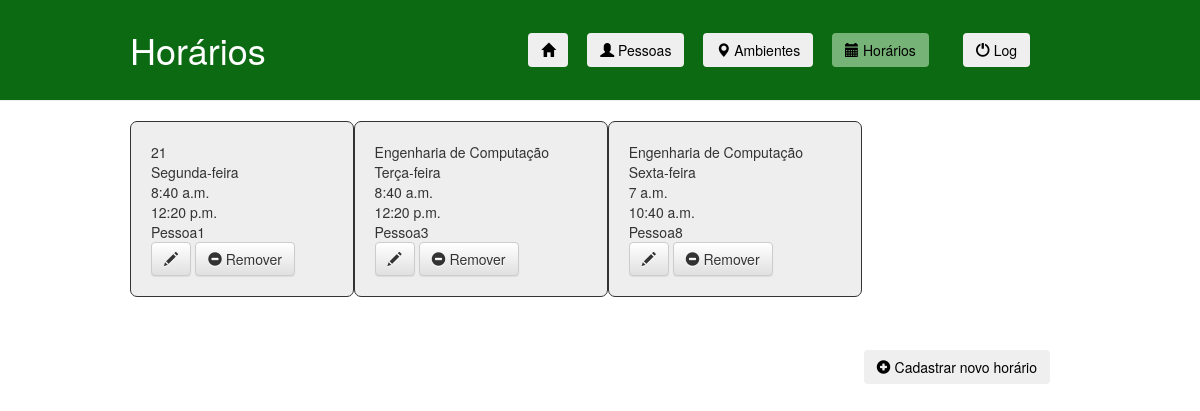
Before: /schedules.html with the older database file.
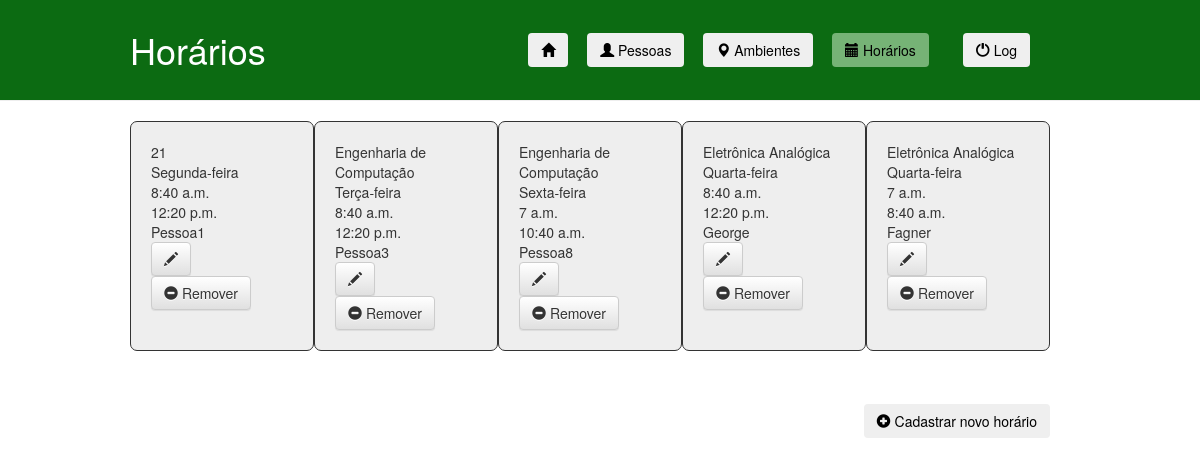
After: the same page with the newer database file.
### ifaccapp/models.py (models this page shows, shortened)
class Schedule(models.Model):
    DOMINGO = 'Domingo'
    SEGUNDA = 'Segunda-feira'
    TERCA = 'Terça-feira'
    QUARTA = 'Quarta-feira'
    QUINTA = 'Quinta-feira'
    SEXTA = 'Sexta-feira'
    SABADO = 'Sábado'
    DAY_CHOICES = (
        (DOMINGO, 'Domingo'),
        (SEGUNDA, 'Segunda-feira'),
        (TERCA, 'Terça-feira'),
        (QUARTA, 'Quarta-feira'),
        (QUINTA, 'Quinta-feira'),
        (SEXTA, 'Sexta-feira'),
        (SABADO, 'Sábado'),
    )
    day = models.TextField(null=True, max_length=50, choices=DAY_CHOICES, verbose_name="Dia")
    entryTime = models.TimeField(null=True, verbose_name="Hora de entrada")
    exitTime = models.TimeField(null=True, verbose_name="Hora de saída")
    person = models.ForeignKey('Person', on_delete=models.CASCADE, verbose_name="Pessoa")
    ambient = models.ForeignKey('Ambient', on_delete=models.CASCADE, verbose_name="Ambiente")

class Ambient(models.Model):
    COORDENACAO = "Coordenação"
    SALA = "Sala"
    LABORATORIO = "Laboratório"
    TYPE_CHOICES = (
        (COORDENACAO, 'Coordenação'),
        (SALA, 'Sala'),
        (LABORATORIO, 'Laboratório'),
    )
    type = models.TextField(null=True, max_length=50, choices=TYPE_CHOICES, verbose_name="Tipo de ambiente")
    name = models.TextField(null=True, max_length=100, verbose_name="Nome")
    ID = models.TextField(primary_key=True, max_length=50)
    IP = models.TextField(null=True, max_length=15, verbose_name="IP")
    mask = models.TextField(null=True, max_length=15, verbose_name="Máscara")
    def __str__(self):
        return self.name

class Person(models.Model):
    name = models.TextField(null=True, max_length=100, verbose_name="Nome")
    registration = models.BigIntegerField(primary_key=True, verbose_name="Matrícula")  # matrícula
    tag = models.IntegerField(null=True)
    def __str__(self):
        return self.name

### ifaccapp/views.py (the view)
# urls.py: path('schedules.html', views.schedules, name='schedules'),
def schedules(request):
    schedules = Schedule.objects.all()
    return render(request, 'ifaccapp/schedules.html', {'schedules': schedules})

### ifaccapp/templates/ifaccapp/schedules.html (shortened to what this page needs)
<!DOCTYPE html>
{% load static %}
<html lang="pt-br">
    <head>
        <link rel="stylesheet" href="//maxcdn.bootstrapcdn.com/bootstrap/3.2.0/css/bootstrap.min.css">
        <link rel="stylesheet" href="//maxcdn.bootstrapcdn.com/bootstrap/3.2.0/css/bootstrap-theme.min.css">
        <link rel="stylesheet" href="{% static 'css/ifaccapp.css' %}">
    </head>
    <body>
        <div class="page-header">
            <div class="linha">
                <header>
                    <div class="coluna col4">
                        <h1 class="logo">Horários</h1>
                    </div>
                    <div class="coluna col8">
                        <nav>
                            <ul class="menu inline sem-marcador">
                                <li>
                                    <a href="{% url 'home' %}"><button type="button" class="btn"><span class="glyphicon glyphicon-home"></span></button></a>
                                </li>
                                <li>
                                    <a href="{% url 'people' %}"><button type="button" class="btn"><span class="glyphicon glyphicon-user"></span> Pessoas</button></a>
                                </li>
                                <li>
                                    <a href="{% url 'ambients' %}"><button type="button" class="btn"><span class="glyphicon glyphicon-map-marker"></span> Ambientes</button></a>
                                </li>
                                <li>
                                    <a href="{% url 'schedules' %}"><button type="button" class="btn btn-selected"><span class="glyphicon glyphicon-calendar"></span> Horários</button></a>
                                </li>
                                <li>
                                    <a href="user.html"><button type="button" class="btn"><span class="glyphicon glyphicon-off"></span> Log</button></a>
                                </li>
                            </ul>
                        </nav>
                    </div>
                </header>
            </div>
        </div>
        <div class="content-schedule">
            <div class="linha">
                <header>
                    <div class="coluna col12">
                        <div class="schedule-grid-container">
                            {% for schedule in schedules %}
                                <div>
                                    {{ schedule.ambient }} <br/>
                                    {{ schedule.day }} <br/>
                                    {{ schedule.entryTime }} <br/>
                                    {{ schedule.exitTime }} <br/>
                                    {{ schedule.person}} <br/>
                                    <a class="btn btn-default" href="{% url 'edit_schedule' pk=schedule.pk %}"><span class="glyphicon glyphicon-pencil"></span></a>
                                    <a class="btn btn-default" href="{% url 'remove_schedule' pk=schedule.pk %}"><span class="glyphicon glyphicon-minus-sign"></span> Remover</a>
                                </div>
                            {% endfor %}
                        </div>
                    </div>
                </header>
            </div>
            <div class="linha-bottom-menu">
                <header>
                    <ul class="menu bottom-inline sem-marcador">
                        <li>
                            <a href="register/register_schedule.html"><button type="button" class="btn"><span class="glyphicon glyphicon-plus-sign"></span> Cadastrar novo horário</button></a>
                        </li>
                    </ul>
                </header>
            </div>
        </div>
    </body>
</html>

Changed rows visible on the page:
added Schedule: ambient "Eletrônica Analógica", day "Quarta-feira", entryTime "8:40 a.m.", exitTime "12:20 p.m.", person "George"
added Schedule: ambient "Eletrônica Analógica", day "Quarta-feira", entryTime "7 a.m.", exitTime "8:40 a.m.", person "Fagner"
